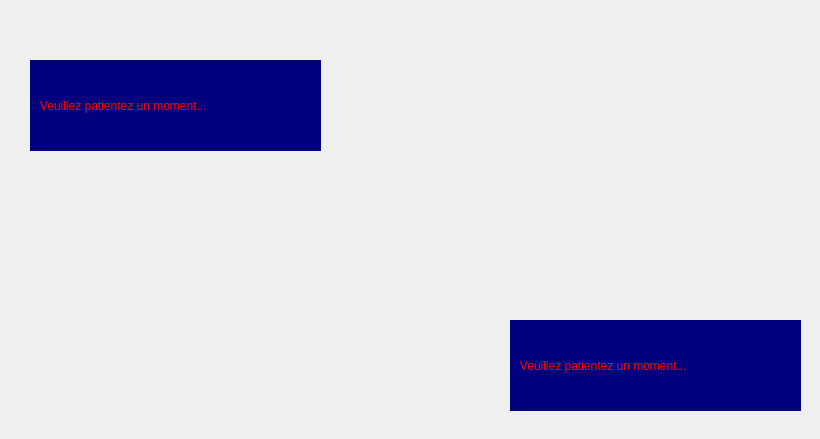
<?xml version="1.0" encoding="UTF-8"?>
<ui version="4.0">
 <class>securite</class>
 <widget class="QDialog" name="securite">
  <property name="geometry">
   <rect>
    <x>0</x>
    <y>0</y>
    <width>820</width>
    <height>439</height>
   </rect>
  </property>
  <property name="windowTitle">
   <string>Gestion de la sécurité</string>
  </property>
  <widget class="QLabel" name="label_temperature">
   <property name="geometry">
    <rect>
     <x>30</x>
     <y>60</y>
     <width>291</width>
     <height>91</height>
    </rect>
   </property>
   <property name="styleSheet">
    <string notr="true">font: 75 16pt 'Script MT Bold';background-color: rgb(0, 0, 127);color: rgb(255, 0, 0);
</string>
   </property>
   <property name="text">
    <string>   Veuillez patientez un moment...</string>
   </property>
  </widget>
  <widget class="QLabel" name="label">
   <property name="geometry">
    <rect>
     <x>0</x>
     <y>-20</y>
     <width>871</width>
     <height>481</height>
    </rect>
   </property>
   <property name="text">
    <string/>
   </property>
   <property name="pixmap">
    <pixmap>../../../../../../../../../../i/sec.png</pixmap>
   </property>
  </widget>
  <widget class="QLabel" name="label_temperature_2">
   <property name="geometry">
    <rect>
     <x>510</x>
     <y>320</y>
     <width>291</width>
     <height>91</height>
    </rect>
   </property>
   <property name="styleSheet">
    <string notr="true">font: 75 16pt 'Script MT Bold';background-color: rgb(0, 0, 127);color: rgb(255, 0, 0);
</string>
   </property>
   <property name="text">
    <string>   Veuillez patientez un moment...</string>
   </property>
  </widget>
  <zorder>label</zorder>
  <zorder>label_temperature</zorder>
  <zorder>label_temperature_2</zorder>
 </widget>
 <resources/>
 <connections/>
</ui>
